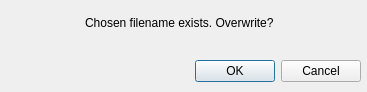
<ui version="4.0" >
 <class>FileExistsDialog</class>
 <widget class="QDialog" name="FileExistsDialog" >
  <property name="geometry" >
   <rect>
    <x>0</x>
    <y>0</y>
    <width>367</width>
    <height>92</height>
   </rect>
  </property>
  <property name="windowTitle" >
   <string>File exists</string>
  </property>
  <widget class="QDialogButtonBox" name="buttonBox" >
   <property name="geometry" >
    <rect>
     <x>20</x>
     <y>55</y>
     <width>341</width>
     <height>32</height>
    </rect>
   </property>
   <property name="orientation" >
    <enum>Qt::Horizontal</enum>
   </property>
   <property name="standardButtons" >
    <set>QDialogButtonBox::Cancel|QDialogButtonBox::Ok</set>
   </property>
  </widget>
  <widget class="QLabel" name="label" >
   <property name="geometry" >
    <rect>
     <x>85</x>
     <y>15</y>
     <width>246</width>
     <height>16</height>
    </rect>
   </property>
   <property name="text" >
    <string>Chosen filename exists. Overwrite?</string>
   </property>
  </widget>
 </widget>
 <resources/>
 <connections>
  <connection>
   <sender>buttonBox</sender>
   <signal>accepted()</signal>
   <receiver>FileExistsDialog</receiver>
   <slot>accept()</slot>
   <hints>
    <hint type="sourcelabel" >
     <x>248</x>
     <y>254</y>
    </hint>
    <hint type="destinationlabel" >
     <x>157</x>
     <y>274</y>
    </hint>
   </hints>
  </connection>
  <connection>
   <sender>buttonBox</sender>
   <signal>rejected()</signal>
   <receiver>FileExistsDialog</receiver>
   <slot>reject()</slot>
   <hints>
    <hint type="sourcelabel" >
     <x>316</x>
     <y>260</y>
    </hint>
    <hint type="destinationlabel" >
     <x>286</x>
     <y>274</y>
    </hint>
   </hints>
  </connection>
 </connections>
</ui>
